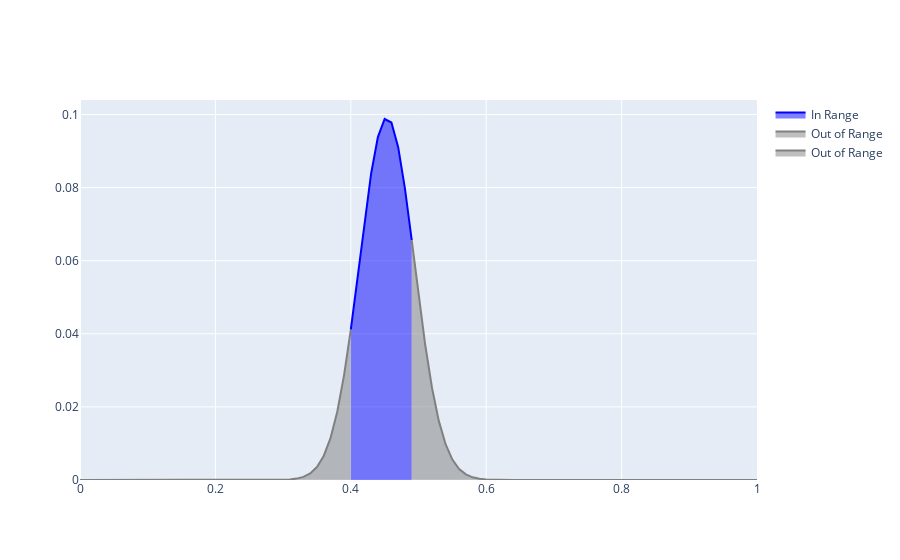

This figure's notebook cell:
### Code cell
fig = go.Figure()



#  Add the blue area between xlower and xupper
fig.add_trace(go.Scatter(
    x=x[xlower:xupper+1], 
    y=ds[xlower:xupper+1], 
    fill='tozeroy',  
    mode='lines',    
    line=dict(color='blue'),
    name='In Range'
))

# Add the grey area for x < xlower
fig.add_trace(go.Scatter(
    x=x[:xlower+1],
    y=ds[:xlower+1],
    fill='tozeroy',
    mode='lines',
    line=dict(color='grey'),
    name='Out of Range'
))

# Add the grey area for x > xupper
fig.add_trace(go.Scatter(
    x=x[xupper:],
    y=ds[xupper:],
    fill='tozeroy',
    mode='lines',
    line=dict(color='grey'),
    name='Out of Range'
))

### Figure 1 — Plotly figure (JSON) as saved in the notebook; plotly's stock layout.template omitted (floating-point values rounded to 4 significant figures)
{"data": [{"fill": "tozeroy", "line": {"color": "blue"}, "mode": "lines", "name": "In Range", "type": "scatter", "x": [0.4, 0.41, 0.42, 0.43, 0.44, 0.45, 0.46, 0.47, 0.48, 0.49], "y": [0.04116, 0.05554, 0.07038, 0.0838, 0.09381, 0.09877, 0.0978, 0.09107, 0.07973, 0.06561]}, {"fill": "tozeroy", "line": {"color": "grey"}, "mode": "lines", "name": "Out of Range", "type": "scatter", "x": [0, 0.01, 0.02, 0.03, 0.04, 0.05, 0.06, 0.07, 0.08, 0.09, 0.1, 0.11, 0.12, 0.13, 0.14, 0.15, 0.16, 0.17, 0.18, 0.19, 0.2, 0.21, 0.22, 0.23, 0.24, 0.25, 0.26, 0.27, 0.28, 0.29, 0.3, 0.31, 0.32, 0.33, 0.34, 0.35, 0.36, 0.37, 0.38, 0.39, 0.4], "y": [4.358e-36, 2.652e-34, 1.425e-32, 6.771e-31, 2.842e-29, 1.054e-27, 3.455e-26, 1.001e-24, 2.562e-23, 5.795e-22, 1.159e-20, 2.048e-19, 3.201e-18, 4.424e-17, 5.409e-16, 5.854e-15, 5.613e-14, 4.771e-13, 3.601e-12, 2.418e-11, 1.449e-10, 7.776e-10, 3.757e-09, 1.645e-08, 6.583e-08, 2.428e-07, 8.333e-07, 2.68e-06, 8.116e-06, 2.319e-05, 6.253e-05, 0.0001588, 0.0003793, 0.000851, 0.001793, 0.003545, 0.006578, 0.01145, 0.0187, 0.02864, 0.04116]}, {"fill": "tozeroy", "line": {"color": "grey"}, "mode": "lines", "name": "Out of Range", "type": "scatter", "x": [0.49, 0.5, 0.51, 0.52, 0.53, 0.54, 0.55, 0.56, 0.57, 0.58, 0.59, 0.6, 0.61, 0.62, 0.63, 0.64, 0.65, 0.66, 0.67, 0.68, 0.69, 0.7, 0.71, 0.72, 0.73, 0.74, 0.75, 0.76, 0.77, 0.78, 0.79, 0.8, 0.81, 0.82, 0.83, 0.84, 0.85, 0.86, 0.87, 0.88, 0.89, 0.9, 0.91, 0.92, 0.93, 0.94, 0.95, 0.96, 0.97, 0.98, 0.99, 1], "y": [0.06561, 0.05073, 0.03686, 0.02517, 0.01617, 0.009787, 0.005586, 0.00301, 0.001531, 0.0007344, 0.0003315, 0.0001403, 5.551e-05, 2.045e-05, 6.997e-06, 2.216e-06, 6.485e-07, 1.748e-07, 4.324e-08, 9.78e-09, 2.014e-09, 3.761e-10, 6.336e-11, 9.594e-12, 1.301e-12, 1.577e-13, 1.702e-14, 1.634e-15, 1.393e-16, 1.054e-17, 7.061e-19, 4.191e-20, 2.201e-21, 1.023e-22, 4.206e-24, 1.529e-25, 4.913e-27, 1.396e-28, 3.505e-30, 7.781e-32, 1.526e-33, 2.646e-35, 4.053e-37, 5.487e-39, 6.563e-41, 6.938e-43, 6.48e-45, 5.348e-47, 3.9e-49, 2.513e-51, 1.431e-53, 7.199e-56]}], "layout": {}}
